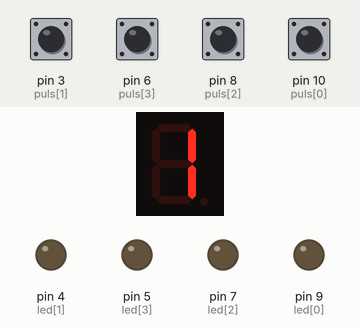
A sketch run on a simulated Arduino Nano, built with avr-gcc and run on an emulated ATmega328P. Parts: 1-digit seven-segment display, output pins drawn as LEDs (lit = HIGH). Wiring (inferred from the names in the program): 1-digit 7-segment display, segments lit when HIGH: segments pin 18, pin 11, pin 17, pin 15, pin 13, pin 16, pin 14, pin 12. Dashed ring = blinking. Inputs (shaded band) come from the test bench; at power-on: pin 3 (puls[1]), pin 6 (puls[3]), pin 8 (puls[2]), pin 10 (puls[0]) HIGH. Random numbers use the default seed unless the sketch sets one; the segment pins are drawn as the display they are named for; pins used as bus, display or sensor lines are not drawn; what the sketch prints to the serial monitor is not drawn.

Above: at 8.3 s.
8.4 s: pin 10 (puls[0]) pulled LOW for 0.15 s
At 9.3 s:
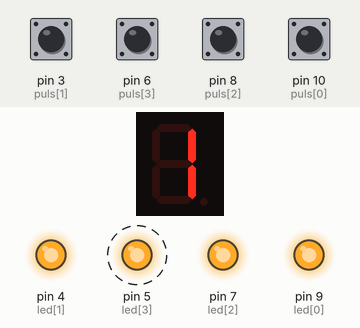
At 11.3 s:
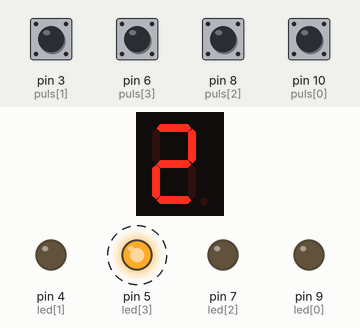
11.5 s: pin 3 (puls[1]) pulled LOW for 1 s
At 12.8 s:
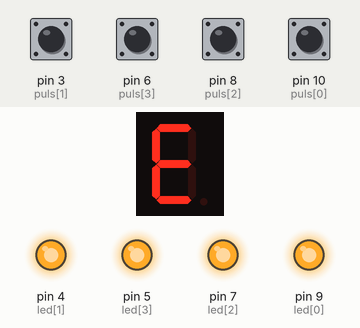
Timing chart, 0 to 58.4 s (numbered marks = the images above; inputs shaded):
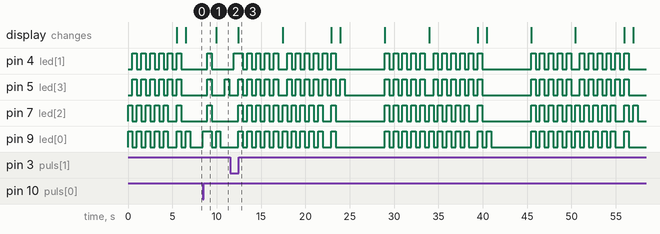

Measured:
- after the input at 8.4 s, pin 4 (led[1]), pin 7 (led[2]): LOW → HIGH after 0.52 s, → LOW 0.50 s later; pin 5 (led[3]): alternates HIGH for 0.50 s and LOW for 1.5 s, starting after 0.52 s; pin 9 (led[0]): LOW → HIGH at once, → LOW 1.0 s later, → HIGH 0.50 s later, → LOW 0.50 s later
- by itself, pin 4 (led[1]), pin 5 (led[3]): alternates HIGH for 0.50 s and LOW for 0.50 s, 12 changes in all, then stays LOW

The sketch:

Simon.ino
```cpp
#define TIME_INTERMITENTE 500
#define VECES_INTERMITENTE 5
#define TIEMPO_ONOFF 500
#define TIEMPO_PULSAR 1000
#define LAT "40 19.732"
#define LONG "03 43.295"
#define INTENTOS 14
enum colores {rojo=1,verde=2,azul=3,naranja=4};
const int puls[4]={10,3,8,6};
const int led[4]={9,4,7,5};
int sieteSegAG[8]={18,11,17,15,13,16,14,12};
int secuencia[INTENTOS];

int numeros[13][8]={
{1,1,1,1,1,1,0,0},//0
{0,1,1,0,0,0,0,0},
{1,1,0,1,1,0,1,0},
{1,1,1,1,0,0,1,0},
{0,1,1,0,0,1,1,0},
{1,0,1,1,0,1,1,0},
{1,0,1,1,1,1,1,0},
{1,1,1,0,0,0,0,0},
{1,1,1,1,1,1,1,0},
{1,1,1,0,0,1,1,0},//9
{1,0,1,1,0,1,1,0},//S 10
{1,0,0,1,1,1,1,0},//E 11
{0,0,0,0,0,0,0,0}//espacio
};

void enciendeNumero(int cifra,boolean punto)
{
  if(punto)digitalWrite(sieteSegAG[7],HIGH);else digitalWrite(sieteSegAG[7],LOW);
  for(int n=0;n<7;n++)digitalWrite(sieteSegAG[n],numeros[cifra][n]);
}

void setup() {

  // put your setup code here, to n once:
  Serial.begin(9600);
  randomSeed(analogRead(A7));// inicia el array con los numeros aleatorios
  for(int n=0;n<4;n++){
   pinMode(led[n],OUTPUT);
   pinMode(puls[n],INPUT_PULLUP);
  }
   for(int n=0;n<8;n++){
   pinMode(sieteSegAG[n],OUTPUT);

  }


}

void loop() {
  // put your main code here, to run repeatedly:

  ledsInicio();
  for(int k=0;k<INTENTOS;k++)
  {
    enciendeNumero((k>9)?k%10:k,(k>9)?true:false);
    for(int n=0;n<k;n++) { //muestra secuencia
      enciendeLed(secuencia[n]);
      delay(TIEMPO_ONOFF);
    }
    for(int n=0;n<k;n++){
            if(!leePulsador(secuencia[n]))
            {
              ledsError();
              return;
            }
    }
    todosLeds(HIGH);
    delay(TIME_INTERMITENTE);
    todosLeds(LOW);
    delay(TIME_INTERMITENTE);
  }
  while(1){
    escribeCadena(LAT);
    delay(1000);
    escribeCadena(LONG);
    delay(1000);
  }
}

void ledsError() {
  enciendeNumero(11,false);
  for(int k=0;k<VECES_INTERMITENTE;k++){
    todosLeds(HIGH);
    delay(TIME_INTERMITENTE);
    todosLeds(LOW);
    delay(TIME_INTERMITENTE);
  }
}
void ledsInicio(){
  enciendeNumero(10,false);//pone una s en el siete segmentos
  for( int n=0;n<INTENTOS;n++) {secuencia[n]=random(4);Serial.print(secuencia[n]);}// para eso utiliza randon
  Serial.println();
  for(int k=0;k<VECES_INTERMITENTE;k++){
    for(int n=0;n<4;n++)digitalWrite(led[n],!(n%2));
    delay(TIME_INTERMITENTE);
   for(int n=0;n<4;n++) digitalWrite(led[n],(n%2));
    delay(TIME_INTERMITENTE);
   }
  todosLeds(LOW);
  delay(TIME_INTERMITENTE);
}

boolean leePulsador(int cual)
{
  int tiempo=TIEMPO_PULSAR/10;
  for(int k=0;k<tiempo;k++)
    for(int n=0;n<4;n++){
      if(!digitalRead(puls[n])){
        enciendeLed(n);
        if(n==cual) return true; else return false;
      }
    delay(10);
  }
  return false;
}
void enciendeLed(int n){
  digitalWrite(led[n],HIGH);
  delay(TIEMPO_ONOFF);
  digitalWrite(led[n],LOW);
  //delay(TIEMPO_ONOFF);
}
void todosLeds(boolean encendidos)
{
  for(int n=0;n<4;n++) digitalWrite(led[n],encendidos);
}
void escribeCadena(char *cadena)
{
int n=0;
int k[8];
int c;
boolean punto=false;
while(cadena[n]!=0)
{
c=cadena[n];
if (c==32)c=12;else c-=48;
if (cadena[n+1]=='.') {punto=true;n++;}else punto=false ;
enciendeNumero(c,punto);
delay(800);
enciendeNumero(12,false                                                                                                                                                                            );
delay(100);
n++;
}
}
```
